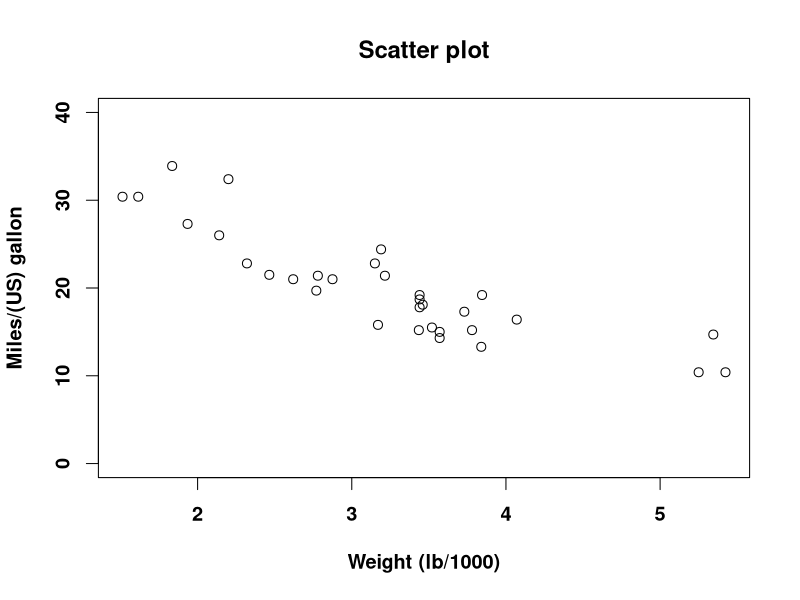
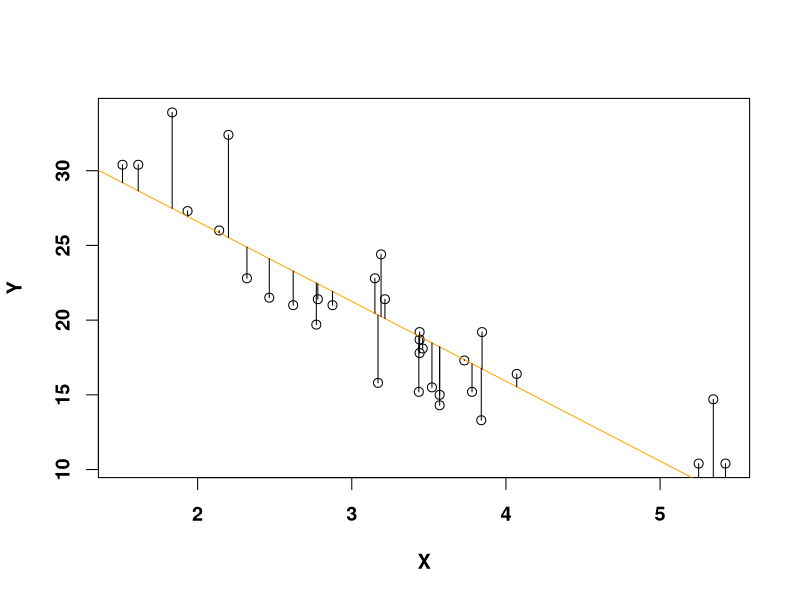
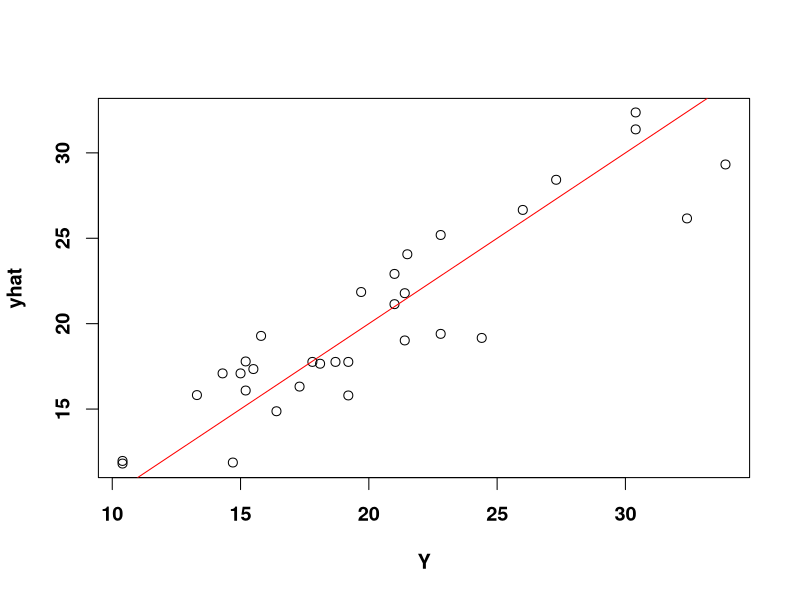
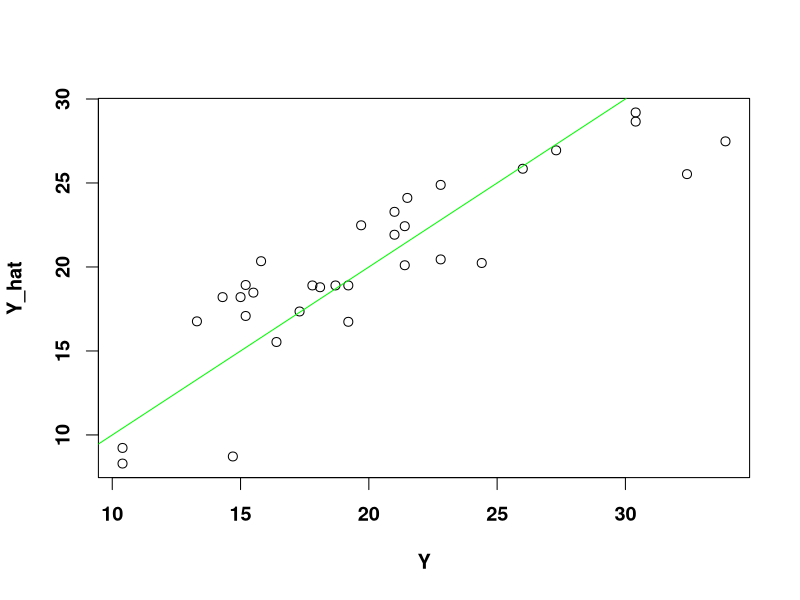
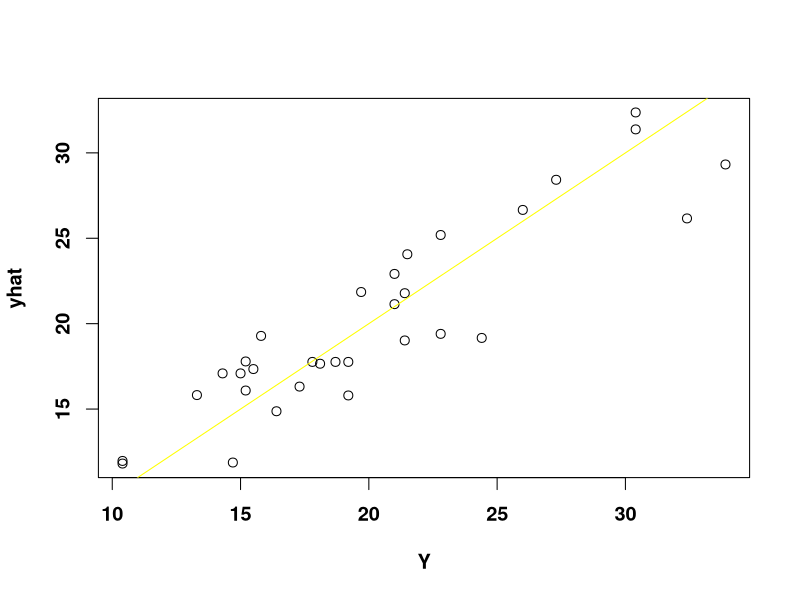
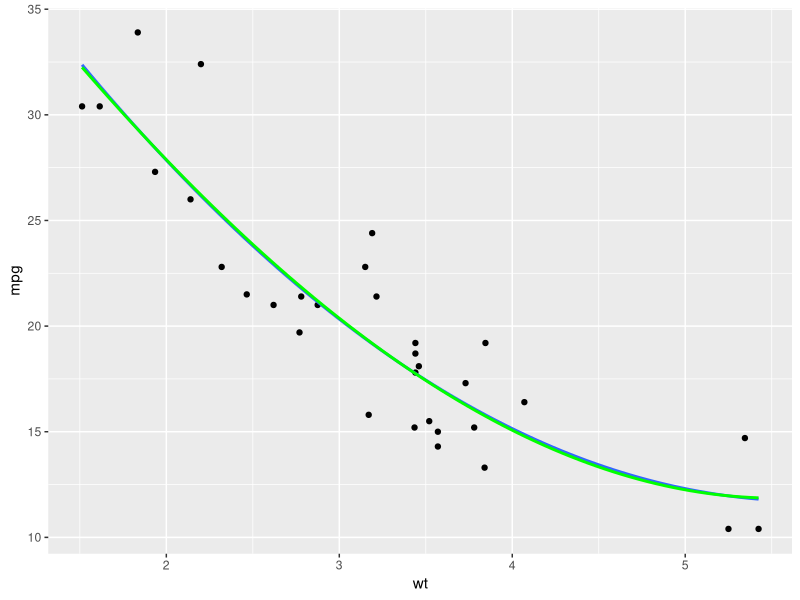

Write the R code that produced these figures, in order.
## ---- chunk 1
knitr::opts_chunk$set(echo = TRUE)
library(tidyverse)
setwd("/Users/CarolineHommel/Desktop/Uni/Semester tres/Methods 3/methods git/github_methods_3/week_01")
## ---- chunk 2
formula <- y ~ x ## y as a function of x
y ~ 1 ## model the intercept for "y"
y ~ x ## model the main effect of x and the intercept for y
y ~ x + 1 ## the same as above (+ 1 is implicit)
y ~ x + 0 ## model the main effect of x and no intercept
y ~ x - 1 ## the same as above
y ~ 0 ## doesn't model anything (for completeness)
y ~ x + z ## model the main effects x and z (and an intercept)
y ~ x:z ## model interaction of x and z
y ~ x * z ## model the main effects x and z and their interaction
y ~ x + z + x:z ## the same as above
## ---- chunk 3
par(font.lab=2, font.axis=2, cex=1.2)
plot(mpg ~ wt, data=mtcars, xlab='Weight (lb/1000)', ylab='Miles/(US) gallon',
     main='Scatter plot', ylim=c(0, 40))
## ---- chunk 4
?lm
## ---- chunk 5
data(mtcars)
model <- lm( mpg ~ wt, data=mtcars)
summary(model)
## ---- chunk 6
model.matrix(model)

#estimates intercept and slope
beta_hat <- model$coefficients

#hat is an estimate. y = intercept + slope * x (y=ax+b)
Y_hat <- beta_hat[1] + mtcars$wt*beta_hat[2]

# my x and y's are the miles pr gallon and weight for my linear model
Y <- mtcars$mpg
X <- mtcars$wt

# we compare what it has estimated and what the real datapoints are 
error <- model$residuals
## ---- chunk 7
plot(X, Y)
abline(a = beta_hat[1], b = beta_hat[2], col = "orange")
arrows(x0=X, y0= Y, y1 = Y_hat, length = 0, code = 2, angle = 0)
## ---- chunk 8
n <- 32
const <- rep(1,n)
design_matrix <- cbind(const, mtcars$wt, (mtcars$wt)^2)
#udregner intercept og to forskellige slopes. 
beta_ols <- solve(t(design_matrix)%*%design_matrix)%*%t(design_matrix)%*%Y

## ---- chunk 9
#creating a new lm with the Y predicted by the design matrix (which has the weight and the weight^2 in two columns)
lm_compare <- lm(Y ~ design_matrix [,2] + design_matrix [,3])

summary(lm_compare)

## ---- chunk 10
#now we will compare some predicted y-values with the observed ones from the mtcars data set
design_matrix <- as.matrix(design_matrix)
yhat <- design_matrix%*%beta_ols

plot(Y, yhat)
abline(a = 0, b = 1, col = "red")
# a=intercept and b er hældning, så laver bare en hel standard linje for at sammenligne predictions med the observed values. Havde de været perfekte havde de self fulgt den orange flotte lige linje. 
## ---- chunk 11
plot(Y, Y_hat)
abline(a=0, b=1, col="green")

plot(Y, yhat)
abline(a=0, b=1, col="yellow")
## ---- chunk 12
sum((Y-Y_hat)^2)

sum((Y-yhat)^2)

#sum((model$residuals)^2)
## ---- chunk 13
cubic_fit <- cbind( design_matrix, (mtcars$wt)^3)

#added cubic fit to the model in a new column
lm_cubic_compare <- lm(Y ~ design_matrix [,2] + design_matrix [,3] + cubic_fit [,4])

## ---- chunk 14
both_plot <- ggplot(mtcars, aes(x = wt, y = mpg))+
  geom_point()+
  stat_smooth(method = "lm", formula = y ~ x + I(x^2), size = 1, se = FALSE)+
  stat_smooth(method = "lm", formula = y ~ x + I(x^2) + I(x^3), size = 1, color = "green", se = FALSE)
both_plot
## ---- chunk 15
sum((Y-yhat)^2)
sum((lm_cubic_compare$residuals)^2)
## ---- chunk 16
coef(lm_cubic_compare)
## ---- chunk 17
lm(mpg ~ 1, data=mtcars)
## ---- chunk 18
data(mtcars)
logistic.model <- glm(formula= am ~ wt, data=mtcars, family='binomial')
## ---- chunk 19
logit <-     function(x) log(x / (1 - x))
inv.logit <- function(x) exp(x) / (1 + exp(x))
